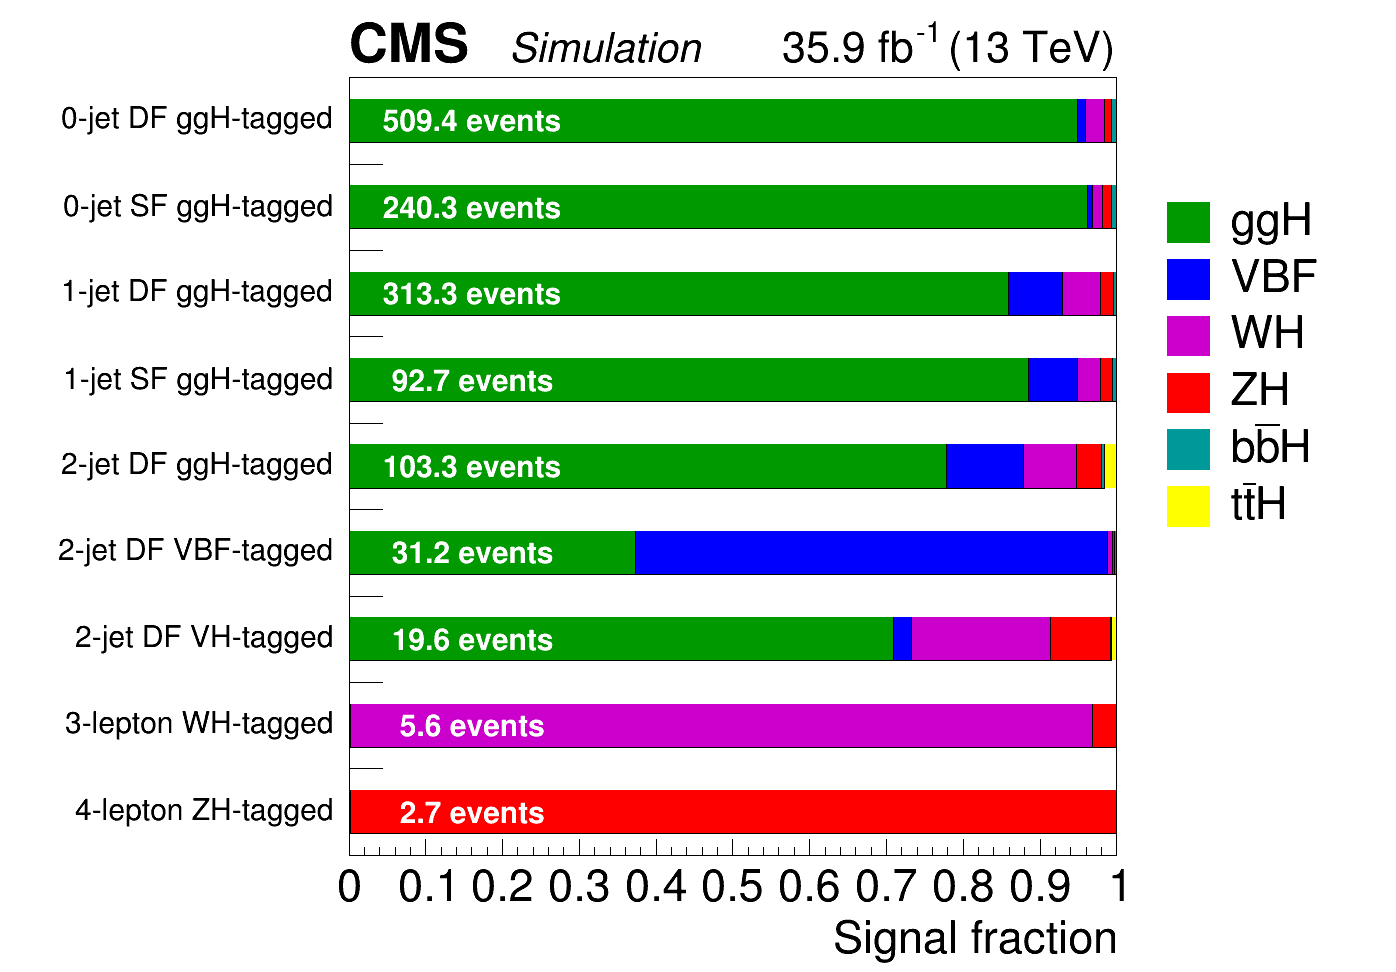

Reproduce this figure in Python.
#!/usr/bin/env python

import re
from sys import argv
import os.path
from optparse import OptionParser
from math import sqrt,fabs
from collections import OrderedDict
import CMS_lumi, tdrstyle


tdrstyle.setTDRStyle()


parser = OptionParser()
parser.add_option("-s", "--stat",     dest="stat",     default=False, action="store_true")
parser.add_option("-p", "--plotFile", dest="plotFile", default="")
parser.add_option("-l", "--cmsLumi",  dest="cmsLumi",  default="0.0")

(options, args) = parser.parse_args()
options.bin = True # fake that is a binary output, so that we parse shape lines
options.noJMax = False
options.nuisancesToExclude = ''

plot = {}
legend = {}
if os.path.exists(options.plotFile) :
   handle = open(options.plotFile,'r')
   exec(handle)
   handle.close()


import ROOT
ROOT.gROOT.SetBatch(True)
ROOT.gSystem.Load("libHiggsAnalysisCombinedLimit")

from HiggsAnalysis.CombinedLimit.DatacardParser import *


DC = parseCard(file(args[0]), options)

signals     = DC.list_of_signals()

#if "H_htt"  in signals: signals.remove("H_htt")
#if "ggH_htt" in signals: signals.remove("ggH_htt")
#if "qqH_htt" in signals: signals.remove("qqH_htt")
#if "WH_htt" in signals: signals.remove("WH_htt")
#if "ZH_htt" in signals: signals.remove("ZH_htt")

combChannels = ['4-lepton ZH-tagged','3-lepton WH-tagged','2-jet DF VH-tagged','2-jet DF VBF-tagged high mjj','2-jet DF VBF-tagged low mjj','2-jet DF VBF-tagged','2-jet DF ggH-tagged','1-jet SF ggH-tagged','1-jet DF ggH-tagged','0-jet SF ggH-tagged','0-jet DF ggH-tagged']

overallSignalRate = OrderedDict()
overallTotalSignal = OrderedDict()

for c in combChannels:
  overallSignalRate[c] = OrderedDict() 
  overallSignalRate[c]['ggH_hww'] = 0.
  overallSignalRate[c]['qqH_hww'] = 0.
  overallSignalRate[c]['WH_hww'] = 0.
  overallSignalRate[c]['ZH_hww'] = 0.
  overallSignalRate[c]['bbH_hww'] = 0.
  overallSignalRate[c]['ttH_hww'] = 0.
#  overallSignalRate[c]['ggZH_hww'] = 0.

  overallTotalSignal[c] = 0.

splitVBF=False

for channel in DC.exp:
  if "Top" in channel or "DYtt" in channel or "WW" in channel or "wh3l_wz" in channel or "wh3l_zg" in channel or "zh4l_ZZ" in channel: continue

  print " channel = ", channel

  if 'of0j' in channel: c='0-jet DF ggH-tagged'
  elif 'of_0j' in channel: c='0-jet DF ggH-tagged' 
  elif 'of1j' in channel: c='1-jet DF ggH-tagged'
  elif 'of_1j' in channel: c='1-jet DF ggH-tagged'
  elif 'of2j' in channel and not ('vbf' in channel or 'vh' in channel): c='2-jet DF ggH-tagged'
  elif 'of_2j' in channel and not ('vbf' in channel or 'vh' in channel): c='2-jet DF ggH-tagged'
  elif 'vbf' in channel:
    if splitVBF:
      if 'lowmjj'  in channel: c='2-jet DF VBF-tagged low mjj'
      elif 'highmjj'  in channel: c='2-jet DF VBF-tagged high mjj'
    else:
      c='2-jet DF VBF-tagged'
  elif 'vh' in channel: c='2-jet DF VH-tagged'
  elif 'sf0j' in channel: c='0-jet SF ggH-tagged'
  elif 'sf1j' in channel: c='1-jet SF ggH-tagged'
  elif 'wh3l' in channel: c='3-lepton WH-tagged'
  elif 'zh4l' in channel: c='4-lepton ZH-tagged'
  else:
    print "UNKNOWN CHANNEL"
    break 
 
  for s in signals :
    if s in DC.exp[channel].keys(): # possible that some backgrounds/signals appear only in some channels
      if s == 'ggH_htt':
        overallSignalRate[c]['ggH_hww'] +=  DC.exp[channel][s]
      elif s == 'qqH_htt':
        overallSignalRate[c]['qqH_hww'] +=  DC.exp[channel][s]
      elif s == 'WH_htt':
        overallSignalRate[c]['WH_hww'] +=  DC.exp[channel][s]
      elif s == 'ZH_htt':
        overallSignalRate[c]['ZH_hww'] +=  DC.exp[channel][s]
      elif s == 'ggZH_hww': # put ggZH together with ZH
        overallSignalRate[c]['ZH_hww'] +=  DC.exp[channel][s]
      else:
        overallSignalRate[c][s] +=  DC.exp[channel][s]
      overallTotalSignal[c] += DC.exp[channel][s]


stack = ROOT.THStack()
histos = {}
leg = ROOT.TLegend(0.83,0.45,1.0,0.8)
leg.SetTextFont(42)
leg.SetTextSize(0.05)
color = 0.

ncat=0
combChannelsToConsider = []
for k in combChannels:
  if overallTotalSignal[k] == 0: continue
  ncat+=1
  combChannelsToConsider.append(k)
  print k

for s in signals:
  histos[s] = ROOT.TH1F(s,s,ncat,0,ncat)

frame = histos['ggH_hww'].Clone()
frame.GetYaxis().SetRangeUser(0,1)
frame.GetYaxis().SetTitle("Signal fraction")
frame.GetXaxis().SetLabelSize(0.05)
frame.GetYaxis().SetLabelSize(0.05)
frame.GetYaxis().SetTitleSize(0.05)
frame.GetYaxis().SetTitleOffset(1.1)
frame.SetTitle("")
frame.SetStats(0)

events = {}

for i,c in enumerate(combChannelsToConsider):
#  if overallTotalSignal[c] == 0: continue
  frame.GetXaxis().SetBinLabel(i+1,c)
  for s in overallSignalRate[c]:
    histos[s].SetBinContent(i+1,overallSignalRate[c][s]/overallTotalSignal[c])
    histos[s].SetFillColor(int(format(plot[s]['color'], "d")))
    histos[s].SetLineColor(int(format(plot[s]['color'], "d")))
    histos[s].SetBarWidth(0.5)
    histos[s].SetBarOffset(0.25)
    print "category ", c," ", " signal ",s," signal fraction = ",overallSignalRate[c][s]/overallTotalSignal[c], " events = ", overallSignalRate[c][s]

for s in overallSignalRate['0-jet DF ggH-tagged']: #used just to preserve the order of the signals
  stack.Add(histos[s])
  leg.AddEntry(histos[s], " " + plot[s]['nameHR'], "f")



# Change the CMS_lumi variables (see CMS_lumi.py)
CMS_lumi.lumi_13TeV = options.cmsLumi + " fb^{-1}"
CMS_lumi.writeExtraText = 1
CMS_lumi.extraText = "Simulation"

iPos = 0

H_ref = 1000
W_ref = 1400
W = W_ref
H = H_ref

# references for T, B, L, R
T = 0.08*H_ref
B = 0.12*H_ref
L = 0.25*W_ref
R = 0.20*W_ref

canvas = ROOT.TCanvas("c2","c2",50,50,W,H)
canvas.SetFillColor(0)
canvas.SetBorderMode(0)
canvas.SetFrameFillStyle(0)
canvas.SetFrameBorderMode(0)
canvas.SetLeftMargin( L/W )
canvas.SetRightMargin( R/W )
canvas.SetTopMargin( T/H )
canvas.SetBottomMargin( B/H )
canvas.SetTickx(0)
canvas.SetTicky(0)

frame.Draw("hbars")

stack.Draw("hbars same")
leg.SetBorderSize(0)
leg.Draw()

CMS_lumi.CMS_lumi(canvas, 4, iPos)


events = ROOT.TLatex()
events.SetTextSize(0.033)
events.SetTextAngle(0)
events.SetTextAlign(22)

for i,c in enumerate(combChannelsToConsider):
#  if overallTotalSignal[c] == 0: continue
  x = ROOT.gPad.GetUxmin() + 0.15*frame.GetXaxis().GetBinWidth(i+1)
  y = frame.GetXaxis().GetBinCenter(i+1)
  events.DrawLatex(x,y,"#color[10]{ " + " {0:.1f}".format(overallTotalSignal[c])+" events}")

ROOT.gPad.RedrawAxis()

canvas.GetFrame().DrawClone()

canvas.SaveAs("multiSignalStrengthPlot.png")
